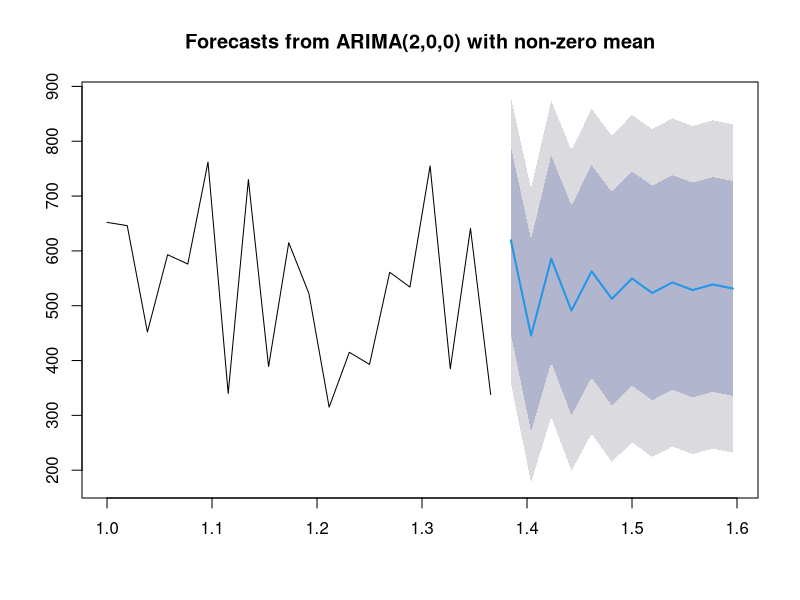

Recreate this plot in R.
# Load necessary libraries
library(dplyr)
library(forecast)
library(tidyr)

# Example data (replace with your actual data)
set.seed(123)
weeks <- 1:20
visa_applications <- sample(500:1000, 20, replace = TRUE)
visas_issued <- sample(400:900, 20, replace = TRUE)
visa_types <- sample(c("Ukraine Family Scheme", "Ukraine Sponsorship Scheme", "Government sponsored"), 20, replace = TRUE)
arrivals <- sample(300:800, 20, replace = TRUE)

# Create a data frame
data <- data.frame(
  week = weeks,
  visa_applications = visa_applications,
  visas_issued = visas_issued,
  visa_type = visa_types,
  arrivals = arrivals
)

# Feature engineering: Calculate the difference and proportions
data <- data %>% 
  mutate(
    application_issued_diff = visa_applications - visas_issued,
    issued_to_arrival_ratio = visas_issued / arrivals
  )

# Aggregate data by week with types
aggregated_data <- data %>%
  group_by(week) %>%
  summarise(
    total_visa_applications = sum(visa_applications),
    total_visas_issued = sum(visas_issued),
    total_arrivals = sum(arrivals),
    avg_application_issued_diff = mean(application_issued_diff),
    avg_issued_arrival_ratio = mean(issued_to_arrival_ratio)
  )

# Create a time series object
ts_data <- ts(aggregated_data$total_arrivals, frequency = 52)

# Fit an ARIMA model
fit <- auto.arima(ts_data)

# Forecast the next 12 weeks (3 months)
forecasted_values <- forecast(fit, h = 12)

# Plot the forecast
plot(forecasted_values)

# Print the forecast
print(forecasted_values)